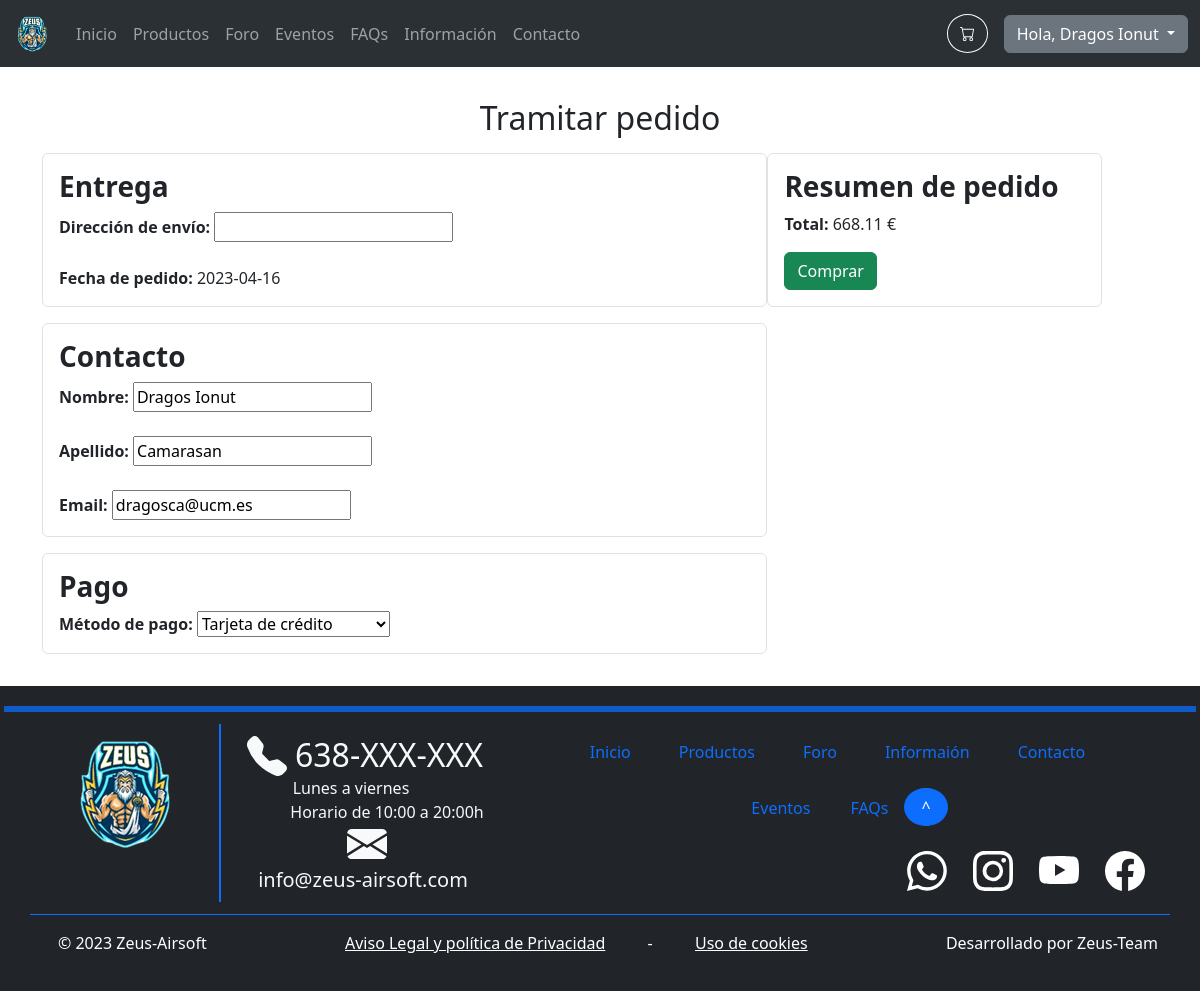
Screenshot of /purchase.php (signed in) with the database file from the repository.
### tables this page shows
CREATE TABLE `users` (
  `id` int(11) NOT NULL,
  `name` varchar(32) NOT NULL,
  `surname` varchar(64) NOT NULL,
  `email` varchar(320) NOT NULL,
  `passwordHash` char(60) NOT NULL
);

CREATE TABLE `products` (
  `id` int(11) NOT NULL,
  `name` varchar(256) NOT NULL,
  `description` text NOT NULL,
  `imgName` varchar(256) NOT NULL,
  `price` decimal(10,2) NOT NULL,
  `offer` int(11) NOT NULL DEFAULT 0
);

### includes/config.php (called while the page is built, shortened)
<?php
spl_autoload_register(function ($class) {
	$namespaceLength = strlen(NAMESPACE_PREFIX);
	$relativeClass = substr($class, $namespaceLength);
	$file = INCLUDES_ROOT . '/' . str_replace('\\', '/', $relativeClass) . '.php';
});

### includes/Application.php (called while the page is built, shortened)
<?php
require_once 'includes/config.php';
class Application
{
    private static $s_Instance;
    private $m_DatabaseProxy;
    private function __construct()
    {
        $this->m_DatabaseProxy = new DatabaseProxy();
    }
    public static function getInstance() : Application
    {
        if (!isset(self::$s_Instance))
            self::$s_Instance = new Application();
        return self::$s_Instance;
    }
    public function getDatabaseProxy() : DatabaseProxy
    {
        return $this->m_DatabaseProxy;
    }
}

### includes/database/databaseProxy.php (called while the page is built, shortened)
<?php
require_once 'includes/config.php';
class DatabaseProxy
{
    private $m_Connection;
    public function __construct($databaseOptions = array())
    {
        $databaseOptions = array_merge(self::DEFAULT_OPTIONS, $databaseOptions);
        $host = $databaseOptions[self::HOST_KEY];
        $name = $databaseOptions[self::DATABASE_NAME_KEY];
        $username = $databaseOptions[self::USERNAME_KEY];
        $password = $databaseOptions[self::PASSWORD_KEY];
        $PDOOptions = $databaseOptions[self::PDO_OPTIONS_KEY];
        try {
            $this->m_Connection = new PDO("mysql:host=$host;dbname=$name", $username, $password, $PDOOptions);
        } catch (PDOException $e) {
            die('PDO connection error: ' . $e->getMessage());
        }
    }
    public function prepare($query)
    {
        return $this->m_Connection->prepare($query);
    }
}

### includes/DTO/userDTO.php (called while the page is built, shortened)
<?php
require_once 'includes/config.php';
class UserDTO extends DTO
{
    private $m_ID;
    private $m_Name;
    public function getID()
    {
        return $this->m_ID;
    }
    public function getName()
    {
        return $this->m_Name;
    }
}

### includes/DAO/DAO.php (called while the page is built, shortened)
<?php
require_once 'includes/config.php';
abstract class DAO
{
    protected $m_TableName;
    protected $m_DatabaseProxy;
    public function __construct($tableName)
    {
        $this->m_TableName = $tableName;
        $this->m_DatabaseProxy = Application::getInstance()->getDatabaseProxy();
    }
    public function read($id = null, $filters = array()): array
    {
        $filterConstraint = " WHERE ";
        $filterKeys = array_keys($filters);
        $numFilters = count($filters);
        for ($i = 0; $i < $numFilters; ++$i) {
            $filterConstraint .= "{$filterKeys[$i]} = :{$filterKeys[$i]}";
            if ($i < $numFilters - 1)
                $filterConstraint .= ' AND ';
        }
        $query = "SELECT * FROM {$this->m_TableName}" . ($numFilters > 0 ? $filterConstraint : '');
        $statement = $this->m_DatabaseProxy->prepare($query);
        $statement->execute();
        $results = array();
        foreach ($statement as $result)
            array_push($results, $this->createDTOFromArray($result));
        return $results;
    }
}

### includes/DAO/UserDAO.php (called while the page is built, shortened)
<?php
require_once 'includes/config.php';
class UserDAO extends DAO
{
    public function getContact($userID): array
    {
        $query = 'SELECT name AS userName, surname AS sur, email AS em
        FROM users
        WHERE id = :userID';
        $statement = $this->m_DatabaseProxy->prepare($query);
        $statement->bindParam(':userID', $userID);
        $statement->execute();
        return $statement->fetchAll();
    }
}

### includes/DAO/productDAO.php (called while the page is built, shortened)
<?php
require_once 'includes/config.php';
class ProductDAO extends DAO
{
    protected function createDTOFromArray($array): DTO
    {
        $id = $array[self::ID_KEY];
        $name = $array[self::NAME_KEY];
        $description = $array[self::DESCRIPTION_KEY];
        $imgName = $array[self::IMG_NAME_KEY];
        $price = $array[self::PRICE_KEY];
        $offer = $array[self::OFFER_KEY];
        return new ProductDTO($id, $name, $description, $imgName, $price, $offer);
    }
}

### includes/DTO/productDTO.php (called while the page is built, shortened)
<?php
require_once 'includes/config.php';
class ProductDTO extends DTO
{
    private $m_Price;
    public function __construct($id, $name, $description, $imgName, $price, $offer)
    {
        $this->m_Price = $price;
    }
    public function getPrice()
    {
        return $this->m_Price;
    }
}

### purchase.php (the view, shortened to what this page needs)
<?php
require_once 'includes/config.php';
$productID = $_GET["productID"];
$productDAO = new ProductDAO;
$productDTOResults = $productDAO->read($productID);
$product = $productDTOResults[0];
?>
<div class="flex-fill p-3">
    <?php if (!isset($_SESSION['user'])) : ?>
        <div class="alert alert-warning">
            Debes identificarte para acceder a esta página.
        </div>
    <?php else : ?>
        <?php $userID = $_SESSION['user']->getID();
        $userDAO = new UserDAO;
        $users = $userDAO->getContact($userID); ?>
        <div class="container">
            <form method="post">
                <h2 class="m-3 d-flex justify-content-center">Tramitar pedido</h2>
                <div style="display: flex;">
                    <div style="width: 65%;">
                        <div class="border rounded p-3 mb-3">
                            <h3><strong>Entrega</strong></h3>
                            <label for="direccion"><strong>Dirección de envío: </strong> </label>
                            <input type="text" id="direccion" name="direccion" value="<?php  ?>">
                            <br>
                            <br>
                            <label for="fecha"><strong>Fecha de pedido:</strong>&nbsp;</label><?php echo date('Y-m-d'); ?>
                        </div>
                        <div class="border rounded p-3 mb-3">
                            <?php foreach ($users as $user) : ?>
                                <h3><strong>Contacto</strong></h3>
                                <label for="nombre"><strong>Nombre: </strong> </label>
                                <input type="text" id="nombre" name="nombre" value="<?php echo $user['userName']; ?>">
                                <br>
                                <br>
                                <label for="apellido"><strong>Apellido: </strong> </label>
                                <input type="text" id="apellido" name="apellido" value="<?php echo $user['sur']; ?>">
                                <br>
                                <br>
                                <label for="email"><strong>Email: </strong> </label>
                                <input type="text" id="email" name="email" value="<?php echo $user['em']; ?>">
                            <?php endforeach; ?>
                        </div>
                        <div class="border rounded p-3 mb-3">
                            <h3><strong>Pago</strong></h3>
                            <label for="metodo_pago"><strong>Método de pago: </strong> </label>
                            <select name="metodo_pago" id="metodo_pago">
                                <option value="Tarjeta Credito">Tarjeta de crédito</option>
                            </select>
                            <br>
                        </div>
                    </div>
                    <br>
                    <div style="width: 30%;">
                        <div class="border rounded p-3 mb-3">
                            <h3><strong>Resumen de pedido</strong></h3>
                            <p><strong>Total:</strong> <?= number_format($product->getPrice(), 2) ?> €</p>
                            <button type="submit" name="buy" class="btn btn-success">Comprar</button>
                        </div>
                    </div>
                </div>
            </form>
        </div>
    <?php endif; ?>
</div>
<?php
require_once INCLUDES_ROOT . '/templates/default_template.php';
?>

### includes/common/navbar.php (shortened to what this page needs)
<?php
require_once 'includes/config.php';
$current_page = basename($_SERVER['PHP_SELF']);
$logoPath = 'images/logo.png';
$menu = array(
    "index.php" => 'Inicio',
    "products.php" => 'Productos',
    "forum.php" => 'Foro',
    "events.php" => 'Eventos',
    "faqs.php" => 'FAQs',
    "information.php" => 'Información',
    "contact.php" => 'Contacto'
);
?>
<nav class="navbar navbar-dark bg-dark navbar-expand-lg bg-body-tertiary" data-bs-theme="dark">
    <div class="container-fluid">
        <a class="navbar-brand" href="index.php">
            <img src="<?= $logoPath ?>" alt="Logo" width="40" height="40" class="d-inline-block align-text-top">
        </a>
        <div class="collapse navbar-collapse" id="navbarText">
            <ul class="navbar-nav me-auto mb-2 mb-lg-0 justify-content-center">
                <?php foreach ($menu as $key => $value) : ?>
                    <li class="nav-item">
                        <a class="nav-link<?= $key == $current_page ? ' active' : '' ?>" href="<?= $key ?>"><?= $value ?></a>
                    </li>
                <?php endforeach ?>
            </ul>
            <form action="shoppingCart.php">
                <button type="submit" class="rounded-circle btn btn-outline-light me-3 pt-1">
                </button>
            </form>
            <?php if (isset($_SESSION["user"])) : ?>
                <div class="dropdown">
                    <button class="btn btn-secondary dropdown-toggle" type="button" data-bs-toggle="dropdown" aria-expanded="false">
                        Hola, <?= $_SESSION["user"]->getName() ?>
                    </button>
                </div>
            <?php endif ?>
        </div>
    </div>
</nav>

### rows the page displays
users: name "Dragos Ionut", nombre "Dragos Ionut", apellido "Camarasan", email "dragosca@ucm.es"
products: price "668.11"

### other values shown
$value "Inicio"
$value "Productos"
$value "Foro"
$value "Eventos"
$value "FAQs"
$value "Información"
$value "Contacto"
